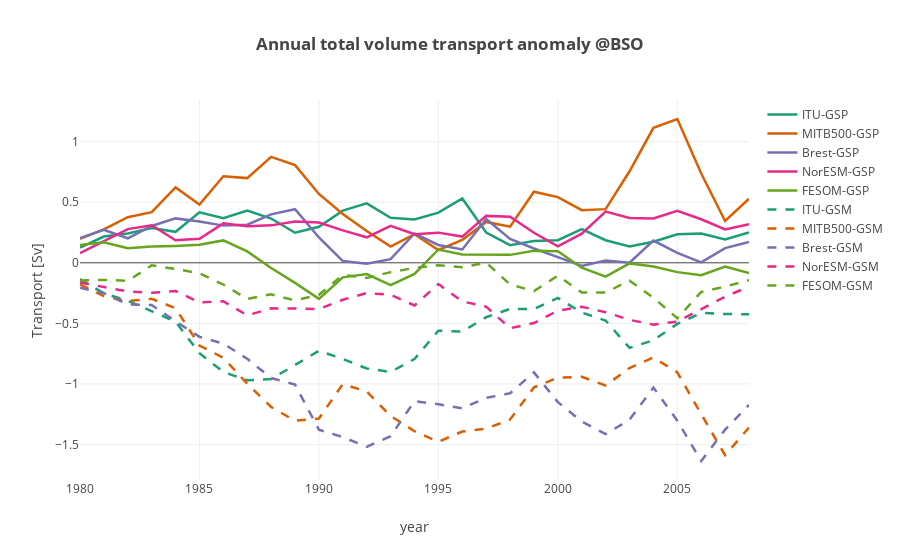
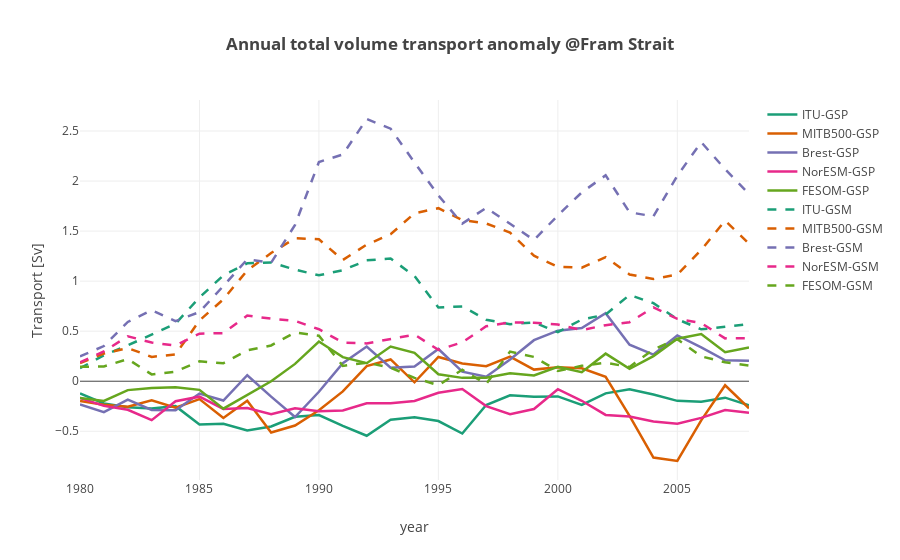

The notebook cell saved with these charts, in order:
### Code cell
""" Plot annual mean of total volume fluxes anomaly"""
modelnames = ['ITU' , 'MITB500', 'Brest', 'NorESM', 'FESOM']
#colors = ['blue', 'darkorange', 'red', 'green', 'cyan']
colors = cl.scales['5']['qual']['Dark2']; 

def plot_bso_vol_total(models):
    
    datap = []
    datan = []
    layout = go.Layout(
    title='<b>Annual total volume transport anomaly @BSO</b>',
        yaxis=dict(
            title='Transport [Sv]',
            #range=[-14, 14]
        ),
        xaxis=dict(
            title='year'
        )
    )  
    # names of the control, gsp and gsn variables [total]
    ctln = ['ctlbarents_volumetotal', 'barvt_c[0]', 'BSOrefvolume', 'vt_NorESM_BSO_ctrl', 'ctlvoltransp_BSO']
    gspn = ['gspbarents_volumetotal', 'barvt_gsp[0]', 'BSOgspvolume', 'vt_NorESM_BSO_gsp', 'gspvoltransp_BSO']
    gsnn = ['gsnbarents_volumetotal', 'barvt_gsm[0]', 'BSOgsnvolume', 'vt_NorESM_BSO_gsn', 'gsnvoltransp_BSO']

    coeffs = [1, 1e-6, 1, 1, 1]
    for ind,mdl in enumerate(models):
        dnm = 'ds'+np.str(ind)+'.'+ctln[ind]+'.groupby(\'time.year\').mean().year'
        time = np.copy(eval(dnm))
        dnm = 'ds'+np.str(ind)+'.'+ctln[ind]+'.groupby(\'time.year\').mean()'
        dnm2 = 'ds'+np.str(ind)+'.'+gspn[ind]+'.groupby(\'time.year\').mean()'
        dnm3 = 'ds'+np.str(ind)+'.'+gsnn[ind]+'.groupby(\'time.year\').mean()'
        val1 = (np.copy(eval(dnm2)-eval(dnm))*coeffs[ind]) #/(np.copy(eval(dnm))*coeffs[ind])
        val2 = (np.copy(eval(dnm3)-eval(dnm))*coeffs[ind]) #/(np.copy(eval(dnm))*coeffs[ind])
        trace1 = go.Scatter(            
            x = time,
            y = val1,
            mode = 'lines',
            name = mdl+'-GSP',
            line = dict(
                width = 2.5,
                color = colors[ind],
                shape = 'smooth'
            )
        )
        datap.append(trace1)
        trace2 = go.Scatter(            
            x = time,
            y = val2,
            mode = 'lines',
            name = mdl+'-GSM',
            line = dict(
                width = 2.5,
                color = colors[ind],
                dash = 'dash',
                shape = 'smooth'
            )
        )
        datan.append(trace2)


   
    data = datap + datan
    
    fig = go.Figure(data=data, layout=layout)
    py.offline.iplot(fig)
    

def plot_fram_vol_total(models):
    
    datap = []
    datan = []
    layout = go.Layout(
    title='<b>Annual total volume transport anomaly @Fram Strait</b>',
        yaxis=dict(
            title='Transport [Sv]',
            #range=[-14, 14]
        ),
        xaxis=dict(
            title='year'
        )
    )  
    # names of the control, gsp and gsn variables [total]
    ctln = ['ctlfram_volumetotal', 'framvt_c[0]', 'Framrefvolume', 'vt_NorESM_FS_ctrl', 'ctlvoltransp_FS']
    gspn = ['gspfram_volumetotal', 'framvt_gsp[0]', 'Framgspvolume', 'vt_NorESM_FS_gsp', 'gspvoltransp_FS']
    gsnn = ['gsnfram_volumetotal', 'framvt_gsm[0]', 'Framgsnvolume', 'vt_NorESM_FS_gsn', 'gsnvoltransp_FS']

    coeffs = [1, 1e-6, 1, 1, 1]
    for ind,mdl in enumerate(models):
        dnm = 'ds'+np.str(ind)+'.'+ctln[ind]+'.groupby(\'time.year\').mean().year'
        time = np.copy(eval(dnm))
        dnm = 'ds'+np.str(ind)+'.'+ctln[ind]+'.groupby(\'time.year\').mean()'
        dnm2 = 'ds'+np.str(ind)+'.'+gspn[ind]+'.groupby(\'time.year\').mean()'
        dnm3 = 'ds'+np.str(ind)+'.'+gsnn[ind]+'.groupby(\'time.year\').mean()'
        val1 = (np.copy(eval(dnm2)-eval(dnm))*coeffs[ind]) #/(np.copy(eval(dnm))*coeffs[ind])
        val2 = (np.copy(eval(dnm3)-eval(dnm))*coeffs[ind]) #/(np.copy(eval(dnm))*coeffs[ind])
        trace1 = go.Scatter(            
            x = time,
            y = val1,
            mode = 'lines',
            name = mdl+'-GSP',
            line = dict(
                width = 2.5,
                color = colors[ind],
                shape = 'smooth'
            )
        )
        datap.append(trace1)
        trace2 = go.Scatter(            
            x = time,
            y = val2,
            mode = 'lines',
            name = mdl+'-GSM',
            line = dict(
                width = 2.5,
                color = colors[ind],
                dash = 'dash',
                shape = 'smooth'
            )
        )
        datan.append(trace2)

   
    data = datap + datan    
    fig = go.Figure(data=data, layout=layout)
    py.offline.iplot(fig)
    


plot_bso_vol_total(modelnames)
plot_fram_vol_total(modelnames)


#models = widgets.SelectMultiple(options=list(modelnames), value=modelnames, description='Models')    
#widgets.interactive(update_plot,models=models)

### Figure 1 — Plotly figure (JSON) as saved in the notebook; plotly's stock layout.template omitted (floating-point values rounded to 4 significant figures)
{"data": [{"line": {"color": "rgb(27,158,119)", "shape": "smooth", "width": 2.5}, "mode": "lines", "name": "ITU-GSP", "type": "scatter", "x": [1980, 1981, 1982, 1983, 1984, 1985, 1986, 1987, 1988, 1989, 1990, 1991, 1992, 1993, 1994, 1995, 1996, 1997, 1998, 1999, 2000, 2001, 2002, 2003, 2004, 2005, 2006, 2007, 2008], "y": [0.1257, 0.2167, 0.2419, 0.2861, 0.2555, 0.4172, 0.3676, 0.4309, 0.3653, 0.2478, 0.2971, 0.4306, 0.4905, 0.3723, 0.357, 0.4136, 0.5313, 0.25, 0.1456, 0.1792, 0.1868, 0.2776, 0.1863, 0.1346, 0.1741, 0.236, 0.242, 0.1917, 0.2505]}, {"line": {"color": "rgb(217,95,2)", "shape": "smooth", "width": 2.5}, "mode": "lines", "name": "MITB500-GSP", "type": "scatter", "x": [1980, 1981, 1982, 1983, 1984, 1985, 1986, 1987, 1988, 1989, 1990, 1991, 1992, 1993, 1994, 1995, 1996, 1997, 1998, 1999, 2000, 2001, 2002, 2003, 2004, 2005, 2006, 2007, 2008], "y": [0.1976, 0.275, 0.376, 0.4185, 0.6223, 0.4808, 0.714, 0.6992, 0.875, 0.8066, 0.5684, 0.4032, 0.2627, 0.1342, 0.2359, 0.1057, 0.1881, 0.3373, 0.2987, 0.5864, 0.5422, 0.4347, 0.4429, 0.7555, 1.114, 1.187, 0.7367, 0.3454, 0.5284]}, {"line": {"color": "rgb(117,112,179)", "shape": "smooth", "width": 2.5}, "mode": "lines", "name": "Brest-GSP", "type": "scatter", "x": [1980, 1981, 1982, 1983, 1984, 1985, 1986, 1987, 1988, 1989, 1990, 1991, 1992, 1993, 1994, 1995, 1996, 1997, 1998, 1999, 2000, 2001, 2002, 2003, 2004, 2005, 2006, 2007, 2008], "y": [0.205, 0.2712, 0.2022, 0.3039, 0.3665, 0.3409, 0.3069, 0.314, 0.3997, 0.4423, 0.209, 0.01387, -0.007442, 0.0296, 0.2418, 0.1473, 0.1103, 0.3611, 0.1967, 0.118, 0.0468, -0.02615, 0.01824, 0.000973, 0.1839, 0.08226, 0.004074, 0.1208, 0.171]}, {"line": {"color": "rgb(231,41,138)", "shape": "smooth", "width": 2.5}, "mode": "lines", "name": "NorESM-GSP", "type": "scatter", "x": [1980, 1981, 1982, 1983, 1984, 1985, 1986, 1987, 1988, 1989, 1990, 1991, 1992, 1993, 1994, 1995, 1996, 1997, 1998, 1999, 2000, 2001, 2002, 2003, 2004, 2005, 2006, 2007, 2008], "y": [0.07971, 0.1785, 0.278, 0.3097, 0.1853, 0.1989, 0.3255, 0.3026, 0.309, 0.3408, 0.3318, 0.2677, 0.2102, 0.305, 0.2352, 0.2489, 0.2163, 0.3871, 0.3804, 0.2475, 0.136, 0.24, 0.4222, 0.3695, 0.366, 0.429, 0.3592, 0.275, 0.3187]}, {"line": {"color": "rgb(102,166,30)", "shape": "smooth", "width": 2.5}, "mode": "lines", "name": "FESOM-GSP", "type": "scatter", "x": [1980, 1981, 1982, 1983, 1984, 1985, 1986, 1987, 1988, 1989, 1990, 1991, 1992, 1993, 1994, 1995, 1996, 1997, 1998, 1999, 2000, 2001, 2002, 2003, 2004, 2005, 2006, 2007, 2008], "y": [0.1478, 0.169, 0.1207, 0.1338, 0.1394, 0.1485, 0.1847, 0.09349, -0.04255, -0.166, -0.298, -0.1205, -0.09263, -0.1839, -0.09195, 0.1096, 0.068, 0.06488, 0.06534, 0.09903, 0.09523, -0.04041, -0.1145, -0.005034, -0.03121, -0.07708, -0.103, -0.03076, -0.08508]}, {"line": {"color": "rgb(27,158,119)", "dash": "dash", "shape": "smooth", "width": 2.5}, "mode": "lines", "name": "ITU-GSM", "type": "scatter", "x": [1980, 1981, 1982, 1983, 1984, 1985, 1986, 1987, 1988, 1989, 1990, 1991, 1992, 1993, 1994, 1995, 1996, 1997, 1998, 1999, 2000, 2001, 2002, 2003, 2004, 2005, 2006, 2007, 2008], "y": [-0.1343, -0.2526, -0.3136, -0.3978, -0.486, -0.7466, -0.9014, -0.9699, -0.9591, -0.844, -0.7263, -0.7938, -0.8723, -0.9014, -0.7943, -0.5607, -0.5674, -0.4495, -0.3807, -0.3812, -0.2905, -0.4105, -0.4771, -0.7029, -0.6384, -0.5045, -0.4138, -0.423, -0.4256]}, {"line": {"color": "rgb(217,95,2)", "dash": "dash", "shape": "smooth", "width": 2.5}, "mode": "lines", "name": "MITB500-GSM", "type": "scatter", "x": [1980, 1981, 1982, 1983, 1984, 1985, 1986, 1987, 1988, 1989, 1990, 1991, 1992, 1993, 1994, 1995, 1996, 1997, 1998, 1999, 2000, 2001, 2002, 2003, 2004, 2005, 2006, 2007, 2008], "y": [-0.1778, -0.2753, -0.3162, -0.2977, -0.3748, -0.6829, -0.7841, -0.9992, -1.19, -1.304, -1.286, -1.001, -1.063, -1.264, -1.391, -1.477, -1.393, -1.37, -1.294, -1.029, -0.9477, -0.9415, -1.013, -0.8687, -0.7817, -0.9048, -1.25, -1.589, -1.36]}, {"line": {"color": "rgb(117,112,179)", "dash": "dash", "shape": "smooth", "width": 2.5}, "mode": "lines", "name": "Brest-GSM", "type": "scatter", "x": [1980, 1981, 1982, 1983, 1984, 1985, 1986, 1987, 1988, 1989, 1990, 1991, 1992, 1993, 1994, 1995, 1996, 1997, 1998, 1999, 2000, 2001, 2002, 2003, 2004, 2005, 2006, 2007, 2008], "y": [-0.2065, -0.2508, -0.3448, -0.3481, -0.4831, -0.6113, -0.6669, -0.7928, -0.9513, -1.006, -1.378, -1.438, -1.52, -1.431, -1.143, -1.168, -1.201, -1.116, -1.077, -0.9049, -1.151, -1.311, -1.414, -1.296, -1.03, -1.303, -1.636, -1.377, -1.173]}, {"line": {"color": "rgb(231,41,138)", "dash": "dash", "shape": "smooth", "width": 2.5}, "mode": "lines", "name": "NorESM-GSM", "type": "scatter", "x": [1980, 1981, 1982, 1983, 1984, 1985, 1986, 1987, 1988, 1989, 1990, 1991, 1992, 1993, 1994, 1995, 1996, 1997, 1998, 1999, 2000, 2001, 2002, 2003, 2004, 2005, 2006, 2007, 2008], "y": [-0.1636, -0.1985, -0.2366, -0.2474, -0.2328, -0.3279, -0.3176, -0.4346, -0.3757, -0.378, -0.3811, -0.3053, -0.2501, -0.2642, -0.3519, -0.1755, -0.3188, -0.3623, -0.5407, -0.4974, -0.3947, -0.3634, -0.4081, -0.4712, -0.5104, -0.4857, -0.3833, -0.2798, -0.1968]}, {"line": {"color": "rgb(102,166,30)", "dash": "dash", "shape": "smooth", "width": 2.5}, "mode": "lines", "name": "FESOM-GSM", "type": "scatter", "x": [1980, 1981, 1982, 1983, 1984, 1985, 1986, 1987, 1988, 1989, 1990, 1991, 1992, 1993, 1994, 1995, 1996, 1997, 1998, 1999, 2000, 2001, 2002, 2003, 2004, 2005, 2006, 2007, 2008], "y": [-0.1454, -0.1413, -0.149, -0.02133, -0.05134, -0.08687, -0.1796, -0.2986, -0.2602, -0.3106, -0.2645, -0.1002, -0.1252, -0.07705, -0.0424, -0.0208, -0.03659, 0.001479, -0.1792, -0.2334, -0.1073, -0.245, -0.2457, -0.1474, -0.2879, -0.4585, -0.2409, -0.1971, -0.1434]}], "layout": {"title": "<b>Annual total volume transport anomaly @BSO</b>", "xaxis": {"title": "year"}, "yaxis": {"title": "Transport [Sv]"}}}

### Figure 2 — Plotly figure (JSON) as saved in the notebook; plotly's stock layout.template omitted (floating-point values rounded to 4 significant figures)
{"data": [{"line": {"color": "rgb(27,158,119)", "shape": "smooth", "width": 2.5}, "mode": "lines", "name": "ITU-GSP", "type": "scatter", "x": [1980, 1981, 1982, 1983, 1984, 1985, 1986, 1987, 1988, 1989, 1990, 1991, 1992, 1993, 1994, 1995, 1996, 1997, 1998, 1999, 2000, 2001, 2002, 2003, 2004, 2005, 2006, 2007, 2008], "y": [-0.1223, -0.2224, -0.2598, -0.2728, -0.2491, -0.4325, -0.4246, -0.492, -0.4522, -0.3548, -0.3377, -0.4471, -0.5448, -0.3857, -0.3597, -0.398, -0.5228, -0.2375, -0.1398, -0.1553, -0.1515, -0.2361, -0.121, -0.08033, -0.1334, -0.1961, -0.2058, -0.1643, -0.2398]}, {"line": {"color": "rgb(217,95,2)", "shape": "smooth", "width": 2.5}, "mode": "lines", "name": "MITB500-GSP", "type": "scatter", "x": [1980, 1981, 1982, 1983, 1984, 1985, 1986, 1987, 1988, 1989, 1990, 1991, 1992, 1993, 1994, 1995, 1996, 1997, 1998, 1999, 2000, 2001, 2002, 2003, 2004, 2005, 2006, 2007, 2008], "y": [-0.1987, -0.2353, -0.2547, -0.1914, -0.2642, -0.1785, -0.3667, -0.1949, -0.5118, -0.4427, -0.2904, -0.1021, 0.1514, 0.2175, -0.01094, 0.2424, 0.1776, 0.1502, 0.246, 0.1161, 0.1403, 0.1293, 0.04361, -0.3462, -0.7625, -0.7971, -0.3912, -0.04023, -0.2699]}, {"line": {"color": "rgb(117,112,179)", "shape": "smooth", "width": 2.5}, "mode": "lines", "name": "Brest-GSP", "type": "scatter", "x": [1980, 1981, 1982, 1983, 1984, 1985, 1986, 1987, 1988, 1989, 1990, 1991, 1992, 1993, 1994, 1995, 1996, 1997, 1998, 1999, 2000, 2001, 2002, 2003, 2004, 2005, 2006, 2007, 2008], "y": [-0.231, -0.3087, -0.1837, -0.2869, -0.2897, -0.1228, -0.193, 0.05985, -0.1543, -0.3579, -0.1054, 0.1795, 0.3463, 0.135, 0.1475, 0.322, 0.09526, 0.04472, 0.2165, 0.4103, 0.5052, 0.5316, 0.6803, 0.3641, 0.266, 0.4571, 0.3388, 0.2094, 0.2037]}, {"line": {"color": "rgb(231,41,138)", "shape": "smooth", "width": 2.5}, "mode": "lines", "name": "NorESM-GSP", "type": "scatter", "x": [1980, 1981, 1982, 1983, 1984, 1985, 1986, 1987, 1988, 1989, 1990, 1991, 1992, 1993, 1994, 1995, 1996, 1997, 1998, 1999, 2000, 2001, 2002, 2003, 2004, 2005, 2006, 2007, 2008], "y": [-0.1679, -0.2461, -0.2858, -0.3892, -0.1997, -0.1542, -0.2771, -0.2684, -0.3304, -0.2698, -0.2998, -0.2925, -0.22, -0.2204, -0.198, -0.1147, -0.07716, -0.2481, -0.3293, -0.278, -0.07982, -0.1951, -0.3368, -0.3515, -0.4033, -0.4249, -0.3662, -0.2888, -0.3158]}, {"line": {"color": "rgb(102,166,30)", "shape": "smooth", "width": 2.5}, "mode": "lines", "name": "FESOM-GSP", "type": "scatter", "x": [1980, 1981, 1982, 1983, 1984, 1985, 1986, 1987, 1988, 1989, 1990, 1991, 1992, 1993, 1994, 1995, 1996, 1997, 1998, 1999, 2000, 2001, 2002, 2003, 2004, 2005, 2006, 2007, 2008], "y": [-0.1687, -0.1964, -0.08904, -0.06738, -0.05973, -0.08604, -0.2741, -0.1335, -0.0002503, 0.1731, 0.3967, 0.2409, 0.1796, 0.3466, 0.2835, 0.06954, 0.0335, 0.03371, 0.08035, 0.05847, 0.1441, 0.09051, 0.2755, 0.1232, 0.251, 0.4245, 0.4715, 0.2895, 0.3377]}, {"line": {"color": "rgb(27,158,119)", "dash": "dash", "shape": "smooth", "width": 2.5}, "mode": "lines", "name": "ITU-GSM", "type": "scatter", "x": [1980, 1981, 1982, 1983, 1984, 1985, 1986, 1987, 1988, 1989, 1990, 1991, 1992, 1993, 1994, 1995, 1996, 1997, 1998, 1999, 2000, 2001, 2002, 2003, 2004, 2005, 2006, 2007, 2008], "y": [0.1295, 0.2587, 0.3582, 0.4657, 0.5758, 0.8368, 1.057, 1.178, 1.187, 1.115, 1.058, 1.109, 1.208, 1.226, 1.051, 0.7358, 0.7478, 0.6148, 0.5702, 0.5875, 0.4903, 0.6158, 0.6667, 0.8619, 0.7802, 0.6192, 0.5184, 0.5437, 0.5712]}, {"line": {"color": "rgb(217,95,2)", "dash": "dash", "shape": "smooth", "width": 2.5}, "mode": "lines", "name": "MITB500-GSM", "type": "scatter", "x": [1980, 1981, 1982, 1983, 1984, 1985, 1986, 1987, 1988, 1989, 1990, 1991, 1992, 1993, 1994, 1995, 1996, 1997, 1998, 1999, 2000, 2001, 2002, 2003, 2004, 2005, 2006, 2007, 2008], "y": [0.1813, 0.2773, 0.3317, 0.2434, 0.2683, 0.6064, 0.8187, 1.108, 1.281, 1.428, 1.418, 1.211, 1.365, 1.469, 1.677, 1.729, 1.61, 1.576, 1.485, 1.254, 1.143, 1.135, 1.239, 1.067, 1.021, 1.066, 1.312, 1.605, 1.374]}, {"line": {"color": "rgb(117,112,179)", "dash": "dash", "shape": "smooth", "width": 2.5}, "mode": "lines", "name": "Brest-GSM", "type": "scatter", "x": [1980, 1981, 1982, 1983, 1984, 1985, 1986, 1987, 1988, 1989, 1990, 1991, 1992, 1993, 1994, 1995, 1996, 1997, 1998, 1999, 2000, 2001, 2002, 2003, 2004, 2005, 2006, 2007, 2008], "y": [0.248, 0.3514, 0.5923, 0.7093, 0.6008, 0.6913, 0.9515, 1.218, 1.184, 1.562, 2.191, 2.265, 2.62, 2.523, 2.185, 1.856, 1.575, 1.733, 1.573, 1.41, 1.657, 1.886, 2.057, 1.688, 1.648, 2.053, 2.389, 2.118, 1.871]}, {"line": {"color": "rgb(231,41,138)", "dash": "dash", "shape": "smooth", "width": 2.5}, "mode": "lines", "name": "NorESM-GSM", "type": "scatter", "x": [1980, 1981, 1982, 1983, 1984, 1985, 1986, 1987, 1988, 1989, 1990, 1991, 1992, 1993, 1994, 1995, 1996, 1997, 1998, 1999, 2000, 2001, 2002, 2003, 2004, 2005, 2006, 2007, 2008], "y": [0.1889, 0.2978, 0.4493, 0.3862, 0.3563, 0.4748, 0.4806, 0.6568, 0.6247, 0.6028, 0.5192, 0.3867, 0.3779, 0.42, 0.4657, 0.3135, 0.3885, 0.5488, 0.5887, 0.5842, 0.5661, 0.5115, 0.5598, 0.59, 0.7378, 0.6238, 0.5814, 0.4281, 0.4303]}, {"line": {"color": "rgb(102,166,30)", "dash": "dash", "shape": "smooth", "width": 2.5}, "mode": "lines", "name": "FESOM-GSM", "type": "scatter", "x": [1980, 1981, 1982, 1983, 1984, 1985, 1986, 1987, 1988, 1989, 1990, 1991, 1992, 1993, 1994, 1995, 1996, 1997, 1998, 1999, 2000, 2001, 2002, 2003, 2004, 2005, 2006, 2007, 2008], "y": [0.1442, 0.1477, 0.2206, 0.06801, 0.09585, 0.1986, 0.1796, 0.309, 0.3575, 0.4874, 0.4547, 0.1532, 0.1855, 0.1357, 0.03395, -0.03963, 0.1146, -0.02861, 0.2957, 0.2431, 0.1025, 0.1538, 0.1842, 0.1427, 0.3184, 0.4207, 0.2482, 0.1892, 0.1563]}], "layout": {"title": "<b>Annual total volume transport anomaly @Fram Strait</b>", "xaxis": {"title": "year"}, "yaxis": {"title": "Transport [Sv]"}}}
